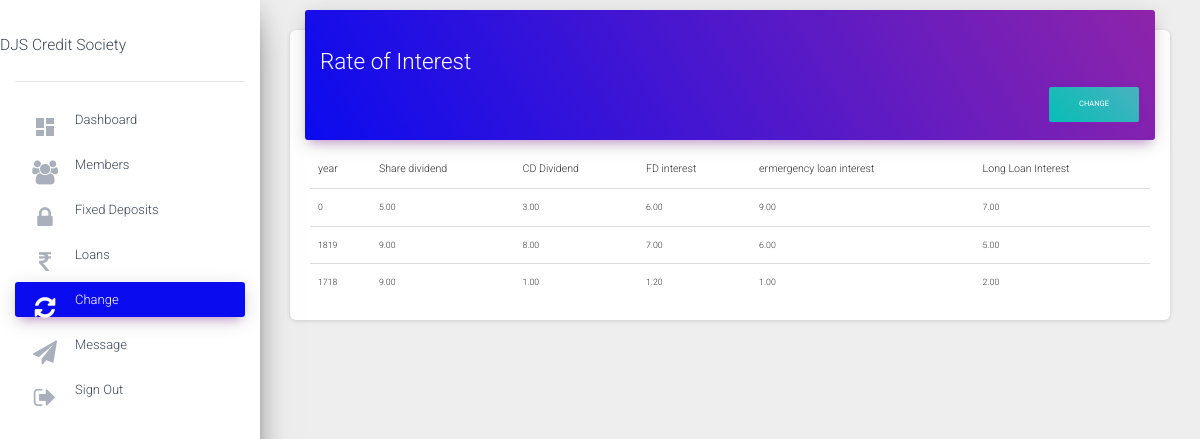
Before: /csadmin/change (signed in) with the older database file.
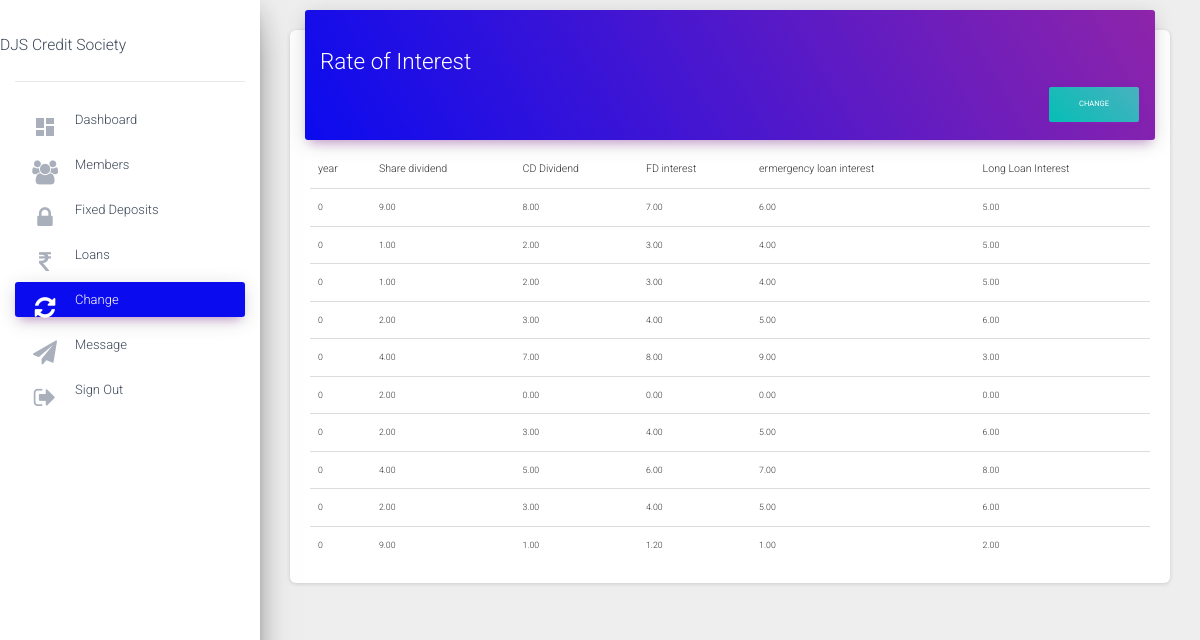
After: the same page with the newer database file.
### status/models.py (models this page shows)
class interests(models.Model):
    sharedividend=models.DecimalField(blank=True,null=True,default=0,max_digits=10,decimal_places=2)
    cddividend=models.DecimalField(blank=True,null=True,default=0,max_digits=10,decimal_places=2)
    fdinterest=models.DecimalField(blank=True,null=True,default=0,max_digits=10,decimal_places=2)
    emerloaninterest=models.DecimalField(blank=True,null=True,default=0,max_digits=10,decimal_places=2)
    longloaninterest=models.DecimalField(blank=True,null=True,default=0,max_digits=10,decimal_places=2)
    year=models.IntegerField(default=0,null=True)

### csadmin/views.py (the view, shortened to what this page needs)
# urls.py: path('change', views.change,name="change"),
@login_required
def change(request):
    Interest=interests.objects.all().last()
    Interests=interests.objects.all
    context={
        'Interest':Interest,
        'Interests':Interests,
        'money':"active",
    }
    return render (request,'change.html',context=context)

### csadmin/templates/change.html (shortened to what this page needs)
{%extends 'base.html'%}
{%block content%}
<main role="main" class="col-md-8 col-lg-12 px-4">
  <div class="content">
    <div class="container-fluid">
      <div class="row">
        <div class="col-md-12">
          <div class="card">
            <div class="card-header card-header-primary">
              <h1 class="h2">Rate of Interest</h1>
              <a href="#modal5"><button type="button" class="btn btn-primary pull-right"
                  style="background: linear-gradient(45deg, #06beb6, #48b1bf);" name="button">Change</button></a>
            </div>
            <div class="card-body">
              <div class="table-responsive">
                <table class="table">
                  <thead>
                    <tr>
                      <th>year</th>
                      <th>Share dividend</th>
                      <th>CD Dividend</th>
                      <th>FD interest</th>
                      <th>ermergency loan interest</th>
                      <th>Long Loan Interest</th>
                    </tr>
                  </thead>
                  <tbody>
                    {%for i in Interests reversed%}
                    <tr>
                      <td>{{i.year}}</td>
                      <td>{{i.sharedividend}}</td>
                      <td>{{i.cddividend}}</td>
                      <td>{{i.fdinterest}}</td>
                      <td>{{i.emerloaninterest}}</td>
                      <td>{{i.longloaninterest}}</td>
                    </tr>
                    {%endfor%}
                  </tbody>
                </table>
              </div>
            </div>
          </div>
        </div>
      </div>
    </div>
  </div>
</main>
{%endblock%}

### csadmin/templates/base.html (shortened to what this page needs)
{% load static%}
<!doctype html>
<html lang="en">
<head>
  <link rel="stylesheet" href="https://maxcdn.bootstrapcdn.com/font-awesome/latest/css/font-awesome.min.css">
  <link rel="stylesheet" href="https://stackpath.bootstrapcdn.com/bootstrap/4.1.3/css/bootstrap.min.css">
  <link href="netdna.bootstrapcdn.com/bootstrap/3.2.0/css/bootstrap.min.css" rel="stylesheet">
  <link rel="stylesheet" href="//cdnjs.cloudflare.com/ajax/libs/bootstrap-select/1.6.3/css/bootstrap-select.min.css" />
  <link href="{% static 'status/css/dashboard.css'%}" rel="stylesheet">
  <link href="{% static 'status/css/pop.css'%}" rel="stylesheet">
</head>
<body class="">
  <div class="wrapper ">
    <div class="sidebar" data-color="purple" data-background-color="white" data-image="">
      <div class="logo">
        <h3>DJS Credit Society</h3>
      </div>
      <div class="sidebar-wrapper">
        <ul class="nav">
          <li class="nav-item  {{dashb}}">
            <a class="nav-link" href="{%url 'csadmin:index'%}">
              <i class="material-icons">dashboard</i>
              Dashboard
            </a>
          </li>
          <li class="nav-item  {{member}} ">
            <a class="nav-link" href="{%url 'csadmin:members' %}">
              <i class="fa fa-group"></i>
               Members
            </a>
          </li>
          <li class="nav-item  {{Bank}}">
            <a class="nav-link " href="{%url 'csadmin:fixeddeposits' %}">
              <i class="fa fa-lock"></i>
              Fixed Deposits
            </a>
          </li>
          <li class="nav-item {{loan}}">
            <a class="nav-link" href="{%url 'csadmin:loansadmin' %}">
              <i class="fa fa-rupee"></i>
              Loans
            </a>
          </li>
          <li class="nav-item {{money}} ">
            <a class="nav-link" href="{%url 'csadmin:change'%}">
              <i class="fa fa-refresh"></i>
              Change
            </a>
          </li>
          <li class="nav-item {{message}} ">
            <a class="nav-link" href="{%url 'csadmin:message'%}">
              <i class="fa fa-paper-plane"></i>
              Message
            </a>
          </li>
          <li class="nav-item ">
            <a class="nav-link" href="{%url 'logout' %}">
              <i class="fa fa-sign-out" aria-hidden="true"></i>
              Sign Out
            </a>
          </li>
        </ul>
      </div>
    </div>
    <div class="main-panel">
      <nav class="navbar navbar-expand-lg navbar-transparent navbar-absolute fixed-top ">
        <div class="container-fluid">
        </div>
      </nav>
      {%block content%}{%endblock%}
    </div>
  </div>
</body>
</html>

Changed rows visible on the page:
removed interests: year "0", sharedividend "5.00", cddividend "3.00", fdinterest "6.00", emerloaninterest "9.00", longloaninterest "7.00"
removed interests: year "1718", sharedividend "9.00", cddividend "1.00", fdinterest "1.20", emerloaninterest "1.00", longloaninterest "2.00"
changed interests (number 1 of 10 on the later page): year "1819" → "0"
added interests: year "0", sharedividend "1.00", cddividend "2.00", fdinterest "3.00", emerloaninterest "4.00", longloaninterest "5.00"
added interests: year "0", sharedividend "1.00", cddividend "2.00", fdinterest "3.00", emerloaninterest "4.00", longloaninterest "5.00"
added interests: year "0", sharedividend "2.00", cddividend "3.00", fdinterest "4.00", emerloaninterest "5.00", longloaninterest "6.00"
added interests: year "0", sharedividend "4.00", cddividend "7.00", fdinterest "8.00", emerloaninterest "9.00", longloaninterest "3.00"
added interests: year "0", sharedividend "2.00", cddividend "0.00", fdinterest "0.00", emerloaninterest "0.00", longloaninterest "0.00"
added interests: year "0", sharedividend "2.00", cddividend "3.00", fdinterest "4.00", emerloaninterest "5.00", longloaninterest "6.00"
added interests: year "0", sharedividend "4.00", cddividend "5.00", fdinterest "6.00", emerloaninterest "7.00", longloaninterest "8.00"
added interests: year "0", sharedividend "2.00", cddividend "3.00", fdinterest "4.00", emerloaninterest "5.00", longloaninterest "6.00"
added interests: year "0", sharedividend "9.00", cddividend "1.00", fdinterest "1.20", emerloaninterest "1.00", longloaninterest "2.00"
